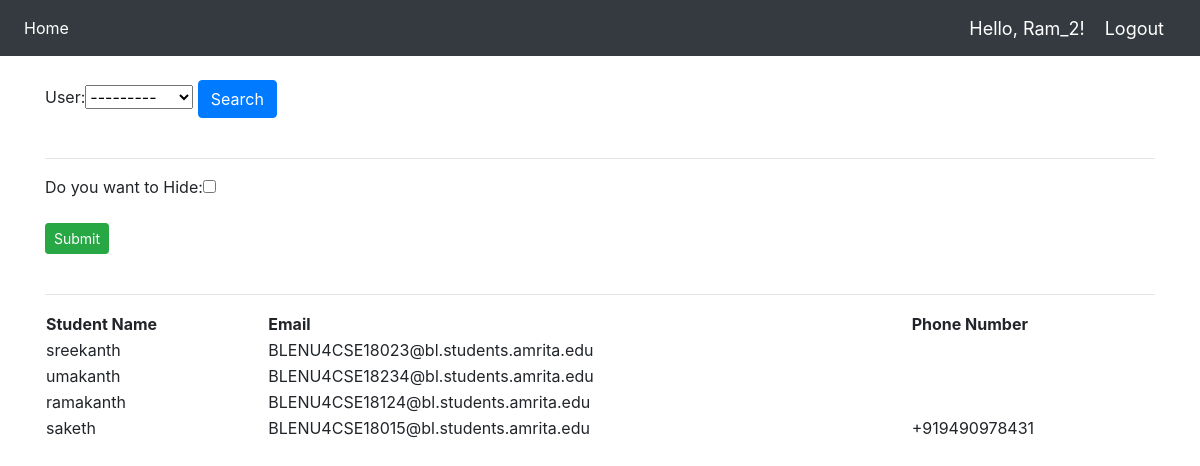
Before: /warden/room/student/list/4 (signed in) with the older database file.
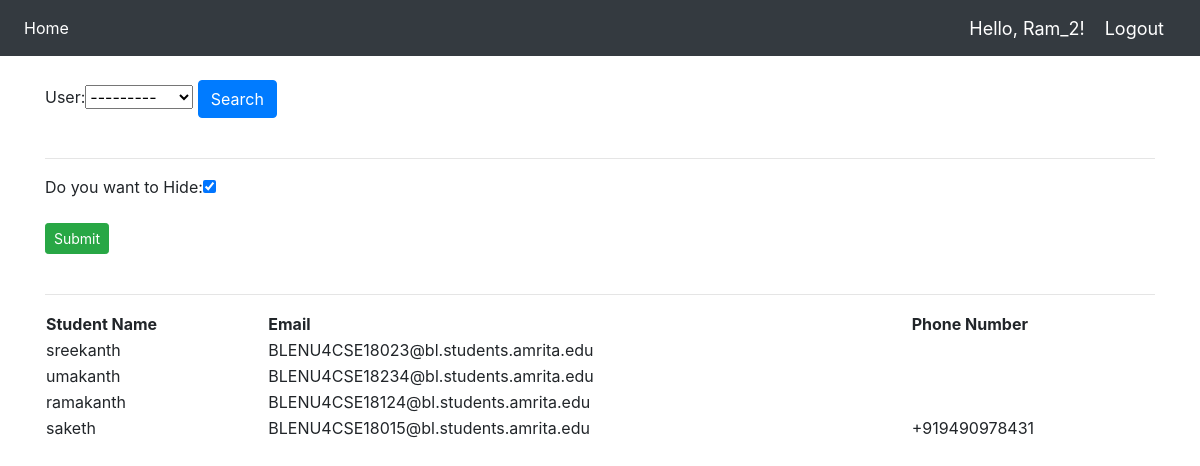
After: the same page with the newer database file.
### accounts/models.py (models this page shows)
class CustomUser(AbstractUser):
    Gender = models.CharField(max_length=6, choices=GENDER_CHOICES)
    DOB = models.DateField(max_length=8, blank=True,null=True)
    phone_regex = RegexValidator(regex=r'^\+?1?\d{9,15}$',
                                 message="Phone number must be entered in the format: '+999999999'. Up to 15 digits allowed.")
    phone_number = models.CharField(validators=[phone_regex], max_length=17, blank=True)  # validators should be a list

### hostelapp/models.py (models this page shows)
class room(models.Model):
    Room_No = models.IntegerField(null=True)
    Floor_Number = models.ForeignKey(floors, null=True, on_delete=models.SET_NULL)
    Block_Name = models.ForeignKey(blocks, null=True, on_delete=models.SET_NULL)
    Capacity = models.IntegerField(default=4)
    Number_already_occupied = models.IntegerField(
        default=0,
        validators=[
            MaxValueValidator(4),
            MinValueValidator(0)
        ]
    )
    Warden_id = models.ForeignKey(warden, null=True, on_delete=models.CASCADE, blank=True)
    hide = models.BooleanField(default=False)
    def __str__(self):
        return str(str(self.Room_No) + " " + str(self.Block_Name))

class student_room(models.Model):
    user = models.OneToOneField(User, limit_choices_to={'groups__name': "student"}, on_delete=models.CASCADE,
                                null=False,
                                unique=True)
    user_room = models.ForeignKey(room, on_delete=models.CASCADE, null=False)
    def __str__(self):
        return f'{self.user} {self.user_room}'

### accounts/decorators.py (the view)
        def wrapper_func(request, *args, **kwargs):
            group = None
            if request.user.groups.exists():
                group = request.user.groups.all()[0].name
            if group in allowed_roles:
                return view_func(request, *args, **kwargs)
            else:
                message = "You are not authorized to view this page"
                messages.success(request, message)
                return redirect('default_home_name')

### Wardenapp/forms.py
class hidden_room_form(forms.ModelForm):
    class Meta:
        model = room
        fields = ['hide']

### Wardenapp/views.py (called while the page is built)
@allowed_users(allowed_roles=['warden'])
def student_view(request, pk):
    student_list = student_room.objects.filter(user_room_id=pk)
    myFilter = student_roomFilter(request.GET, queryset=student_list)
    student_list = myFilter.qs
    sroom = room.objects.get(id=pk)
    form_hide = hidden_room_form(instance=sroom)
    if request.method == 'POST':
        form_hide = hidden_room_form(request.POST, instance=sroom)
        if form_hide.is_valid():
            form_hide.save()
            message = "hidden done!"
            messages.success(request, message)
    context = {'student_list': student_list, 'myFilter': myFilter, 'form_hide': form_hide}
    print(student_list)
    return render(request, 'Wardenapp/student_rooms.html', context)

### hostelapp/models.py (called while the page is built)
    def __str__(self):
        return self.Block_Name

### Wardenapp/templates/Wardenapp/student_rooms.html (shortened to what this page needs)
{% extends 'Wardenapp/main.html' %}
{% block content %}
    <form method="get">
        {{ myFilter.form }}
        <button class="btn btn-primary" type="submit">
            Search
        </button>
    </form>
    <br>
    <hr>
    <form method="POST" action="">
        <p>Do you want to {{ form_hide }} </p>
        <input class="btn btn-primary btn-sm btn-success" type="submit" name="update">
    </form>
    <br>
    <hr>
    <table style="width:100%">
        <tr>
            <th>Student Name</th>
            <th>Email</th>
            <th>Phone Number</th>
        </tr>
        {% for i in student_list %}
            <tr>
                <td>{{ i.user }}</td>
                <td>{{ i.user.email }}</td>
                <td>{{ i.user.phone_number }}</td>
            </tr>
        {% endfor %}
    </table>
{% endblock %}

### Wardenapp/templates/Wardenapp/main.html (shortened to what this page needs)
<!DOCTYPE html>
<html lang="en">
<head>
    <link rel="stylesheet" href="https://stackpath.bootstrapcdn.com/bootstrap/4.3.1/css/bootstrap.min.css"
>
</head>
<body>
{% include 'Wardenapp/Navbar.html' %}
<br>
<div class="container">
    {% block content %}
    {% endblock %}
</div>
</body>
</html>

### Wardenapp/templates/Wardenapp/Navbar.html (shortened to what this page needs)
{% load static %}
<nav class="navbar navbar-expand-lg navbar-dark bg-dark">
    <div class="collapse navbar-collapse" id="navbarNav">
        <ul class="navbar-nav">
            <li class="nav-item active">
                <a class="nav-link" href="{% url 'default_home_name' %}">Home</a>
            </li>
        </ul>
    </div>
    <span class="hello-msg">Hello, {{ request.user|title }}!</span>
    <span><a class="hello-msg" href="{% url 'logout_page' %}">Logout</a></span>
</nav>

### Wardenapp/templates/Wardenapp/Navbar.html (style rules this page uses)
.hello-msg { font-size: 18px; color: #fff; margin-right: 20px; }

Changed rows visible on the page:
changed room: hide "☐" → "☑"
